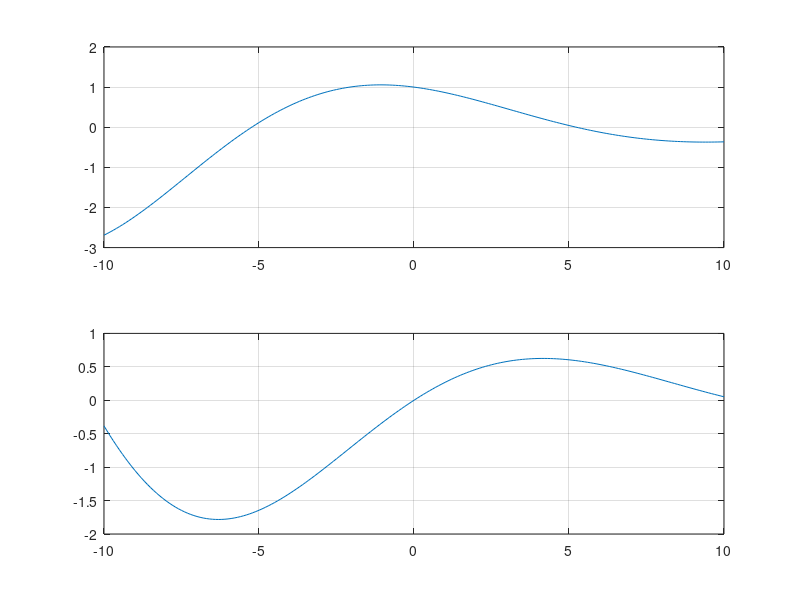

The MATLAB source for this figure:
t=-10:0.1:10;
x=exp((-0.1+1j*0.3)*t);
figure
subplot(2,1,1);
plot(t,real(x));
grid

subplot(2,1,2);
plot(t,imag(x));
grid